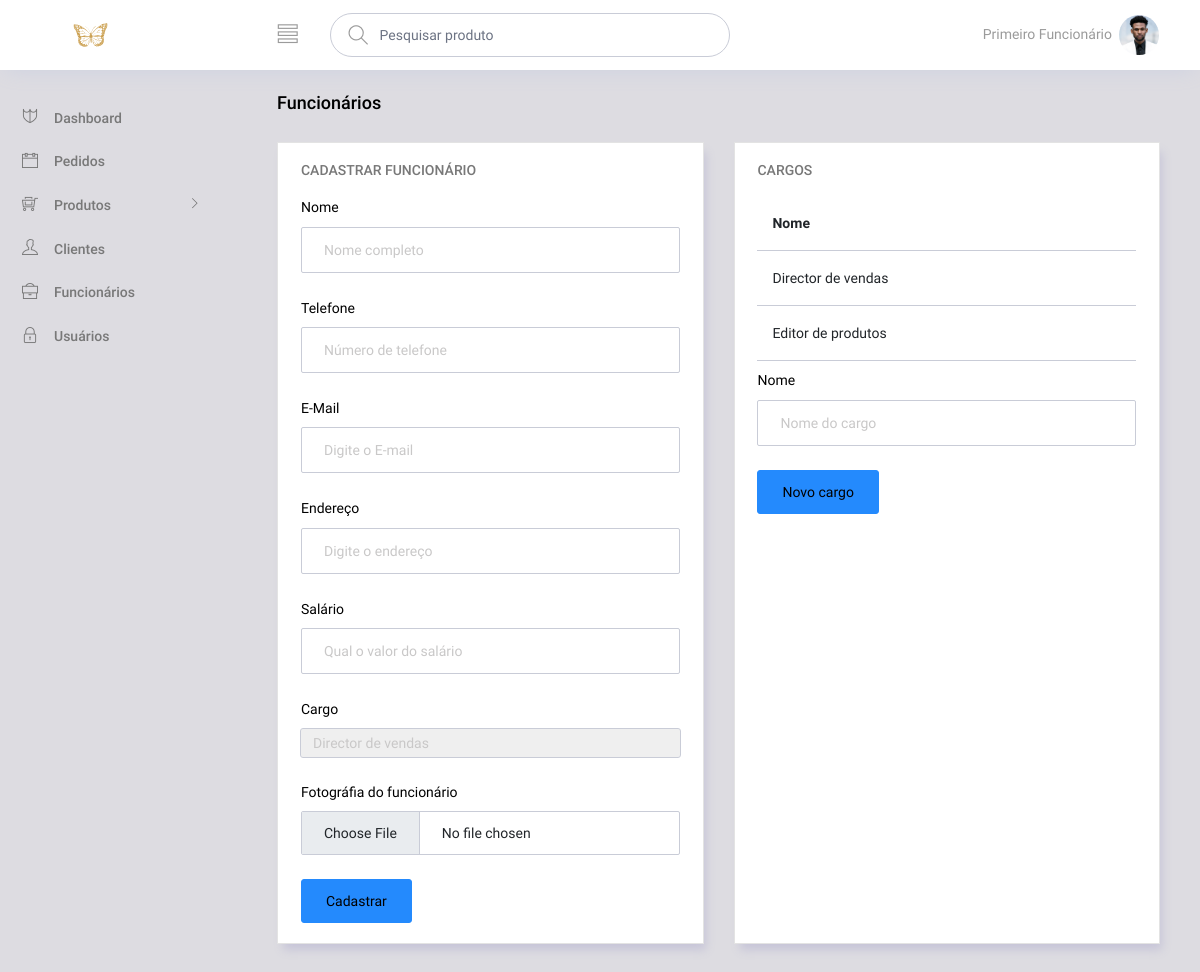
The app's page /admin/criar_funcionario.php (signed in) with its own data.
### tables this page shows
CREATE TABLE `funcionarios` (
  `id_funcionario` int(11) NOT NULL,
  `nome_funcionario` varchar(100) NOT NULL,
  `foto_funcionario` varchar(200) DEFAULT NULL,
  `telefone_funcionario` varchar(20) NOT NULL,
  `email_funcionario` varchar(100) NOT NULL,
  `salario_funcionario` decimal(10,2) DEFAULT NULL,
  `endereco_funcionario` varchar(200) NOT NULL,
  `cargo_id` int(11) NOT NULL
);

CREATE TABLE `cargos` (
  `id_cargo` int(11) NOT NULL,
  `nome_cargo` varchar(100) NOT NULL
);

### admin/criar_funcionario.php (the view, shortened to what this page needs)
<?php
require("./actions/connection.php");
$query = $connection->prepare("SELECT * FROM cargos");
$query->execute();
$cargos = $query->fetchAll(PDO::FETCH_ASSOC);
?>
<!DOCTYPE html>
<html lang="en">
<head>
  <link rel="stylesheet" href="vendors/ti-icons/css/themify-icons.css" />
  <link rel="stylesheet" href="vendors/base/vendor.bundle.base.css" />
  <link rel="stylesheet" href="css/style.css" />
</head>
<body>
  <div class="container-scroller">
    <?php
    require_once("./partials/_navbar.php");
    ?>
    <div class="container-fluid page-body-wrapper">
      <?php
      require_once("./partials/_sidebar.php");
      ?>
      <div class="main-panel">
        <div class="content-wrapper">
          <div class="row">
            <div class="col-md-12 grid-margin">
              <div class="d-flex justify-content-between align-items-center">
                <div>
                  <h4 class="font-weight-bold mb-0">Funcionários</h4>
                </div>
              </div>
            </div>
          </div>
          <div class="row">
            <div class="col-md-6 grid-margin stretch-card">
              <div class="card">
                <div class="card-body">
                  <h4 class="card-title">Cadastrar funcionário</h4>
                  <form class="forms-sample" enctype="multipart/form-data" method="post" action="./actions/cadastrar_funcionario.php">
                    <div class="form-group">
                      <label for="exampleInputUsername1">Nome</label>
                      <input type="text" name="nome_funcionario" required class="form-control" id="exampleInputUsername1" placeholder="Nome completo">
                    </div>
                    <div class="form-group">
                      <label for="exampleInputUsername1">Telefone</label>
                      <input type="tel" name="telefone_funcionario" required minlength="9" maxlength="9" class="form-control" id="exampleInputUsername1" placeholder="Número de telefone">
                    </div>
                    <div class="form-group">
                      <label for="exampleInputEmail1">E-Mail</label>
                      <input type="email" name="email_funcionario" class="form-control" id="exampleInputEmail1" placeholder="Digite o E-mail">
                    </div>
                    <div class="form-group">
                      <label for="exampleInputPassword1">Endereço</label>
                      <input type="text" name="endereco_funcionario" required class="form-control" id="exampleInputPassword1" placeholder="Digite o endereço">
                    </div>
                    <div class="form-group">
                      <label for="exampleInputPassword1">Salário</label>
                      <input type="number" name="salario_funcionario" required class="form-control" id="exampleInputPassword1" placeholder="Qual o valor do salário">
                    </div>
                    <div class="form-group">
                      <label for="exampleFormControlSelect2">Cargo</label>
                      <select class="form-control" name="cargo_id" id="exampleFormControlSelect2">
                        <?php
                        for ($i = 0; $i < sizeof($cargos); $i++) :
                          $actualCargo = $cargos[$i];
                        ?>
                          <option value="<?php echo $actualCargo["id_cargo"] ?>"><?php echo $actualCargo["nome_cargo"] ?></option>
                        <?php endfor; ?>
                      </select>
                    </div>
                    <div class="form-group mt-4 flex flex-column">
                      <label>Fotográfia do funcionário</label>
                      <input name="foto_funcionario" required class="form-control" type="file" accept="image/*" />
                    </div>
                    <button type="submit" class="btn btn-primary me-2">Cadastrar</button>
                  </form>
                </div>
              </div>
            </div>
            <div class="col-lg-6 grid-margin stretch-card">
              <div class="card">
                <div class="card-body">
                  <h4 class="card-title">Cargos</h4>
                  <div class="table-responsive">
                    <table class="table">
                      <thead>
                        <tr>
                          <th>Nome</th>
                        </tr>
                      </thead>
                      <tbody>
                        <?php
                        for ($i = 0; $i < sizeof($cargos); $i++) :
                          $actualCargo = $cargos[$i];
                        ?>
                          <tr>
                            <td><?php echo $actualCargo["nome_cargo"] ?></td>
                          </tr>
                        <?php endfor ?>
                      </tbody>
                    </table>
                  </div>
                  <form class="forms-sample mt-2" method="post">
                    <div class="form-group">
                      <label for="exampleInputUsername1">Nome</label>
                      <input type="text" name="nome_cargo" class="form-control" id="exampleInputUsername1" placeholder="Nome do cargo">
                    </div>
                    <button type="submit" class="btn btn-primary me-2">Novo cargo</button>
                  </form>
                </div>
              </div>
            </div>
          </div>
        </div>
      </div>
</body>
</html>

### admin/partials/_navbar.php (shortened to what this page needs)
<?php
require("./actions/connection.php");
if (isset($_SESSION["usuario"]) && is_array($_SESSION["usuario"])) {
  $funcionario_id = $_SESSION["usuario"][3];
  $query = $connection->prepare("SELECT * FROM funcionarios WHERE id_funcionario = ?");
  $query->execute(array($funcionario_id));
  $funcionario = $query->fetchAll(PDO::FETCH_ASSOC)[0];
} else {
  echo "<script>window.location = './login.php'</script>";
}
?>
<nav class="navbar col-lg-12 col-12 p-0 fixed-top d-flex flex-row">
      <div class="text-center navbar-brand-wrapper d-flex align-items-center justify-content-center">
        <a class="navbar-brand brand-logo me-5" href="index.php"><img src="images/logo.svg" class="me-2" alt="logo"/></a>
      </div>
      <div class="navbar-menu-wrapper d-flex align-items-center justify-content-end">
        <button class="navbar-toggler navbar-toggler align-self-center" type="button" data-toggle="minimize">
          <span class="ti-view-list"></span>
        </button>
        <ul class="navbar-nav mr-lg-2">
          <li class="nav-item nav-search d-none d-lg-block">
            <form method="get" action="./produtos.php" class="input-group">
              <div class="input-group-prepend hover-cursor" id="navbar-search-icon">
                <span class="input-group-text" id="search">
                  <i class="ti-search"></i>
                </span>
              </div>
              <input type="search" name="pesquisa" required minlength="3" class="form-control" id="navbar-search-input" placeholder="Pesquisar produto" aria-label="search" aria-describedby="search">
            </form>
          </li>
        </ul>
        <ul class="navbar-nav navbar-nav-right">
          <li class="nav-item dropdown me-1">
            <?php echo $funcionario["nome_funcionario"] ?>
          </li>
          <li class="nav-item nav-profile dropdown">
            <a class="nav-link dropdown-toggle" href="#" data-bs-toggle="dropdown" id="profileDropdown">
              <img src="./fotos_funcionarios/<?php echo $funcionario["foto_funcionario"] ?>" alt="profile"/>
            </a>
          </li>
        </ul>
      </div>
    </nav>

### records on screen
funcionarios: nome_funcionario "Primeiro Funcionário", foto_funcionario (picture)
cargos: nome_cargo "Director de vendas"
cargos: nome_cargo "Editor de produtos"

### other values on screen
form field cargo_id "Director de vendas"
